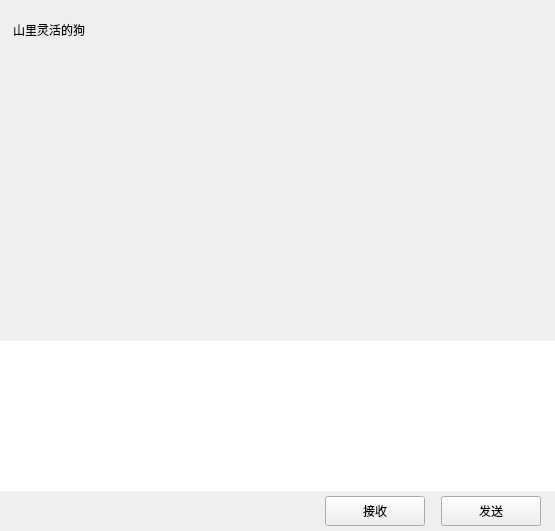
<?xml version="1.0" encoding="UTF-8"?>
<ui version="4.0">
 <class>ChatPage</class>
 <widget class="QWidget" name="ChatPage">
  <property name="geometry">
   <rect>
    <x>0</x>
    <y>0</y>
    <width>555</width>
    <height>531</height>
   </rect>
  </property>
  <property name="windowTitle">
   <string>Form</string>
  </property>
  <layout class="QVBoxLayout" name="verticalLayout">
   <property name="spacing">
    <number>0</number>
   </property>
   <property name="leftMargin">
    <number>0</number>
   </property>
   <property name="topMargin">
    <number>0</number>
   </property>
   <property name="rightMargin">
    <number>0</number>
   </property>
   <property name="bottomMargin">
    <number>0</number>
   </property>
   <item>
    <widget class="QWidget" name="chat_data_wid" native="true">
     <property name="sizePolicy">
      <sizepolicy hsizetype="Expanding" vsizetype="Expanding">
       <horstretch>0</horstretch>
       <verstretch>0</verstretch>
      </sizepolicy>
     </property>
     <layout class="QVBoxLayout" name="verticalLayout_2">
      <property name="spacing">
       <number>0</number>
      </property>
      <property name="leftMargin">
       <number>0</number>
      </property>
      <property name="topMargin">
       <number>0</number>
      </property>
      <property name="rightMargin">
       <number>0</number>
      </property>
      <property name="bottomMargin">
       <number>0</number>
      </property>
      <item>
       <widget class="QWidget" name="title_wid" native="true">
        <property name="minimumSize">
         <size>
          <width>0</width>
          <height>60</height>
         </size>
        </property>
        <property name="maximumSize">
         <size>
          <width>16777215</width>
          <height>60</height>
         </size>
        </property>
        <layout class="QVBoxLayout" name="verticalLayout_3">
         <property name="leftMargin">
          <number>11</number>
         </property>
         <property name="topMargin">
          <number>2</number>
         </property>
         <property name="rightMargin">
          <number>2</number>
         </property>
         <property name="bottomMargin">
          <number>2</number>
         </property>
         <item>
          <widget class="QWidget" name="widget" native="true">
           <layout class="QHBoxLayout" name="horizontalLayout_3">
            <property name="leftMargin">
             <number>2</number>
            </property>
            <property name="topMargin">
             <number>2</number>
            </property>
            <property name="rightMargin">
             <number>2</number>
            </property>
            <property name="bottomMargin">
             <number>2</number>
            </property>
            <item>
             <widget class="QLabel" name="title_lb">
              <property name="text">
               <string>山里灵活的狗</string>
              </property>
             </widget>
            </item>
           </layout>
          </widget>
         </item>
        </layout>
       </widget>
      </item>
      <item>
       <widget class="ChatView" name="chat_data_list" native="true"/>
      </item>
      <item>
       <widget class="QWidget" name="tool_wid" native="true">
        <property name="minimumSize">
         <size>
          <width>0</width>
          <height>40</height>
         </size>
        </property>
        <property name="maximumSize">
         <size>
          <width>16777215</width>
          <height>40</height>
         </size>
        </property>
        <layout class="QHBoxLayout" name="horizontalLayout_5">
         <property name="leftMargin">
          <number>2</number>
         </property>
         <property name="topMargin">
          <number>2</number>
         </property>
         <property name="rightMargin">
          <number>2</number>
         </property>
         <property name="bottomMargin">
          <number>2</number>
         </property>
         <item>
          <spacer name="horizontalSpacer_7">
           <property name="orientation">
            <enum>Qt::Horizontal</enum>
           </property>
           <property name="sizeType">
            <enum>QSizePolicy::Fixed</enum>
           </property>
           <property name="sizeHint" stdset="0">
            <size>
             <width>5</width>
             <height>20</height>
            </size>
           </property>
          </spacer>
         </item>
         <item>
          <widget class="ClickedLabel" name="emo_lb">
           <property name="minimumSize">
            <size>
             <width>25</width>
             <height>25</height>
            </size>
           </property>
           <property name="maximumSize">
            <size>
             <width>25</width>
             <height>25</height>
            </size>
           </property>
           <property name="text">
            <string/>
           </property>
          </widget>
         </item>
         <item>
          <spacer name="horizontalSpacer_6">
           <property name="orientation">
            <enum>Qt::Horizontal</enum>
           </property>
           <property name="sizeType">
            <enum>QSizePolicy::Fixed</enum>
           </property>
           <property name="sizeHint" stdset="0">
            <size>
             <width>5</width>
             <height>20</height>
            </size>
           </property>
          </spacer>
         </item>
         <item>
          <widget class="ClickedLabel" name="file_lb">
           <property name="minimumSize">
            <size>
             <width>30</width>
             <height>30</height>
            </size>
           </property>
           <property name="maximumSize">
            <size>
             <width>30</width>
             <height>30</height>
            </size>
           </property>
           <property name="text">
            <string/>
           </property>
          </widget>
         </item>
         <item>
          <spacer name="horizontalSpacer_5">
           <property name="orientation">
            <enum>Qt::Horizontal</enum>
           </property>
           <property name="sizeHint" stdset="0">
            <size>
             <width>40</width>
             <height>20</height>
            </size>
           </property>
          </spacer>
         </item>
        </layout>
       </widget>
      </item>
      <item>
       <widget class="MessageTextEdit" name="chatEdit">
        <property name="minimumSize">
         <size>
          <width>0</width>
          <height>150</height>
         </size>
        </property>
        <property name="maximumSize">
         <size>
          <width>16777215</width>
          <height>150</height>
         </size>
        </property>
        <property name="frameShape">
         <enum>QFrame::NoFrame</enum>
        </property>
       </widget>
      </item>
      <item>
       <widget class="QWidget" name="send_wid" native="true">
        <property name="minimumSize">
         <size>
          <width>0</width>
          <height>40</height>
         </size>
        </property>
        <property name="maximumSize">
         <size>
          <width>16777215</width>
          <height>40</height>
         </size>
        </property>
        <layout class="QHBoxLayout" name="horizontalLayout_4">
         <property name="topMargin">
          <number>2</number>
         </property>
         <property name="bottomMargin">
          <number>2</number>
         </property>
         <item>
          <spacer name="horizontalSpacer_2">
           <property name="orientation">
            <enum>Qt::Horizontal</enum>
           </property>
           <property name="sizeHint" stdset="0">
            <size>
             <width>36</width>
             <height>20</height>
            </size>
           </property>
          </spacer>
         </item>
         <item>
          <widget class="ClickedBtn" name="receive_btn">
           <property name="minimumSize">
            <size>
             <width>100</width>
             <height>30</height>
            </size>
           </property>
           <property name="maximumSize">
            <size>
             <width>100</width>
             <height>30</height>
            </size>
           </property>
           <property name="text">
            <string>接收</string>
           </property>
          </widget>
         </item>
         <item>
          <spacer name="horizontalSpacer_3">
           <property name="orientation">
            <enum>Qt::Horizontal</enum>
           </property>
           <property name="sizeType">
            <enum>QSizePolicy::Fixed</enum>
           </property>
           <property name="sizeHint" stdset="0">
            <size>
             <width>10</width>
             <height>20</height>
            </size>
           </property>
          </spacer>
         </item>
         <item>
          <widget class="ClickedBtn" name="send_btn">
           <property name="minimumSize">
            <size>
             <width>100</width>
             <height>30</height>
            </size>
           </property>
           <property name="maximumSize">
            <size>
             <width>100</width>
             <height>30</height>
            </size>
           </property>
           <property name="text">
            <string>发送</string>
           </property>
          </widget>
         </item>
         <item>
          <spacer name="horizontalSpacer_4">
           <property name="orientation">
            <enum>Qt::Horizontal</enum>
           </property>
           <property name="sizeType">
            <enum>QSizePolicy::Fixed</enum>
           </property>
           <property name="sizeHint" stdset="0">
            <size>
             <width>5</width>
             <height>20</height>
            </size>
           </property>
          </spacer>
         </item>
        </layout>
       </widget>
      </item>
     </layout>
    </widget>
   </item>
  </layout>
 </widget>
 <customwidgets>
  <customwidget>
   <class>ClickedBtn</class>
   <extends>QPushButton</extends>
   <header>clickedbtn.h</header>
  </customwidget>
  <customwidget>
   <class>ClickedLabel</class>
   <extends>QLabel</extends>
   <header>clickedlabel.h</header>
  </customwidget>
  <customwidget>
   <class>MessageTextEdit</class>
   <extends>QTextEdit</extends>
   <header>MessageTextEdit.h</header>
  </customwidget>
  <customwidget>
   <class>ChatView</class>
   <extends>QWidget</extends>
   <header>chatview.h</header>
   <container>1</container>
  </customwidget>
 </customwidgets>
 <resources/>
 <connections/>
</ui>
